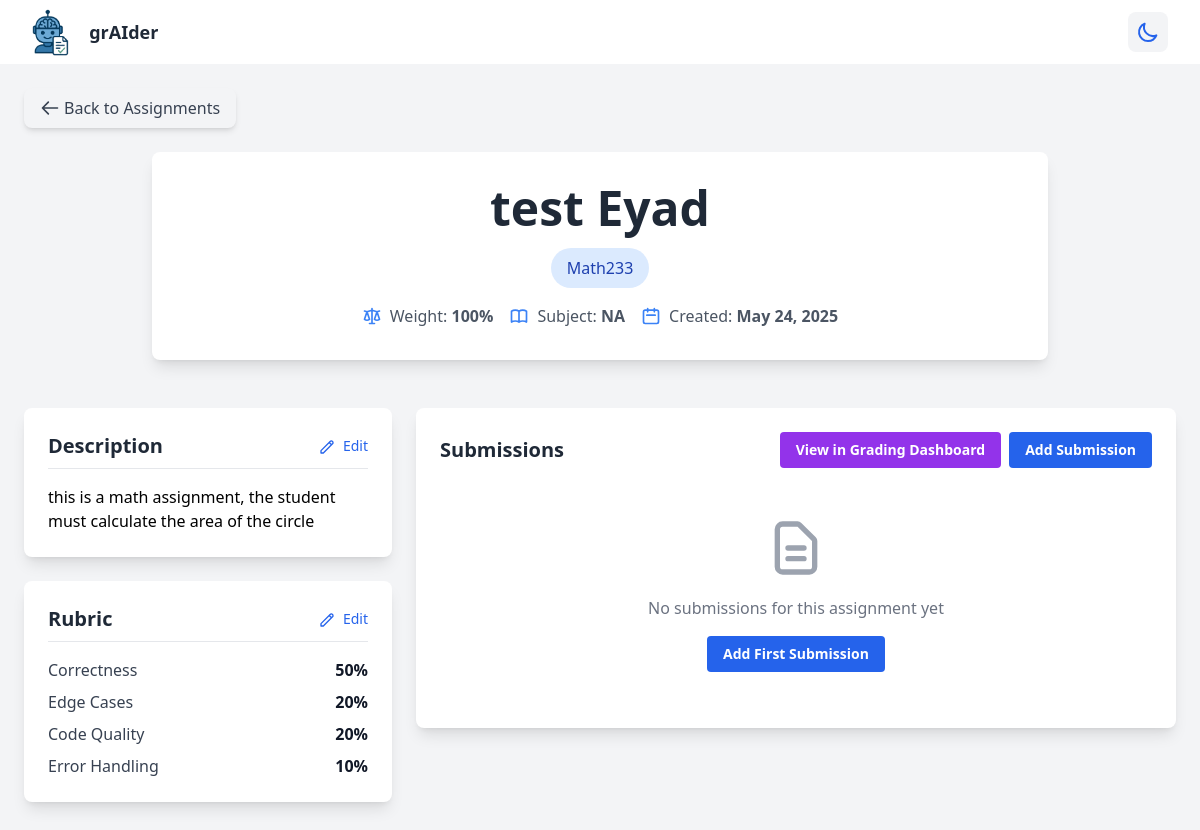
The app's page /assignment/4 with its own data.
### app.py (models this page shows, shortened)
class Assignment(db.Model):
    id = db.Column(db.Integer, primary_key=True)
    name = db.Column(db.String(100), nullable=False)
    description = db.Column(db.Text, nullable=False)
    course = db.Column(db.String(100))
    weight = db.Column(db.Integer, default=100)
    subject = db.Column(db.String(100))
    rubric = db.Column(db.JSON)
    created_at = db.Column(db.DateTime, default=datetime.datetime.utcnow)
    submissions = db.relationship('Submission', backref='assignment', lazy=True)

### app.py (the view)
@app.route("/assignment/<int:assignment_id>")
def view_assignment(assignment_id):
    assignment = Assignment.query.get_or_404(assignment_id)
    submissions = Submission.query.filter_by(assignment_id=assignment_id).all()
    return render_template("assignment_detail.html", assignment=assignment, submissions=submissions)

### templates/assignment_detail.html (shortened to what this page needs)
{% extends "base.html" %}
{% block content %}
<div class="p-6 bg-gray-100 dark:bg-gray-900 min-h-screen">
  <div class="mb-6">
    <a href="{{ url_for('home') }}" class="inline-flex items-center bg-gray-100 hover:bg-gray-200 dark:bg-gray-700 dark:hover:bg-gray-600 text-gray-700 dark:text-gray-200 font-medium py-2 px-4 rounded-lg transition shadow-md">
      <svg class="w-5 h-5 mr-1" fill="none" stroke="currentColor" viewBox="0 0 24 24" xmlns="http://www.w3.org/2000/svg">
        <path stroke-linecap="round" stroke-linejoin="round" stroke-width="2" d="M10 19l-7-7m0 0l7-7m-7 7h18"></path>
      </svg>
      Back to Assignments
    </a>
  </div>
  <div class="mb-12 text-center bg-white dark:bg-gray-800 rounded-lg shadow-lg p-8 max-w-4xl mx-auto">
    <div class="flex flex-col items-center mb-4">
      <h1 class="text-4xl md:text-5xl font-bold text-gray-800 dark:text-white mb-4">{{ assignment.name }}</h1>
      {% if assignment.course %}
        <span class="bg-blue-100 dark:bg-blue-900 text-blue-800 dark:text-blue-200 px-4 py-2 rounded-full text-md font-medium">
          {{ assignment.course }}
        </span>
      {% endif %}
    </div>
    <div class="text-md text-gray-600 dark:text-gray-300 flex justify-center items-center space-x-4 mt-4">
      <div class="flex items-center">
        <span>Weight: <strong>{{ assignment.weight }}%</strong></span>
      </div>
      <div class="flex items-center">
        <span>Subject: <strong>{{ assignment.subject }}</strong></span>
      </div>
      <div class="flex items-center">
        <svg class="w-5 h-5 mr-2 text-blue-500" fill="none" stroke="currentColor" viewBox="0 0 24 24" xmlns="http://www.w3.org/2000/svg">
          <path stroke-linecap="round" stroke-linejoin="round" stroke-width="2" d="M8 7V3m8 4V3m-9 8h10M5 21h14a2 2 0 002-2V7a2 2 0 00-2-2H5a2 2 0 00-2 2v12a2 2 0 002 2z"></path>
        </svg>
        <span>Created: <strong>{{ assignment.created_at.strftime('%B %d, %Y') }}</strong></span>
      </div>
    </div>
  </div>
  <div class="grid grid-cols-1 lg:grid-cols-3 gap-6">
    <div class="lg:col-span-1">
      <div class="bg-white dark:bg-gray-800 rounded-lg shadow-lg p-6 mb-6">
        <div class="flex justify-between items-center mb-4 border-b pb-2">
          <h2 class="text-xl font-bold text-gray-800 dark:text-white">Description</h2>
          <button
            id="editDescriptionBtn"
            class="text-blue-600 hover:text-blue-700 dark:text-blue-400 dark:hover:text-blue-300 text-sm font-medium"
          >
            <svg class="w-4 h-4 inline-block mr-1" fill="none" stroke="currentColor" viewBox="0 0 24 24" xmlns="http://www.w3.org/2000/svg">
              <path stroke-linecap="round" stroke-linejoin="round" stroke-width="2" d="M15.232 5.232l3.536 3.536m-2.036-5.036a2.5 2.5 0 113.536 3.536L6.5 21.036H3v-3.572L16.732 3.732z"></path>
            </svg>
            Edit
          </button>
        </div>
        <div id="descriptionDisplay" class="prose dark:prose-invert max-w-none">
          {{ assignment.description|safe }}
        </div>
      </div>
      <div class="bg-white dark:bg-gray-800 rounded-lg shadow-lg p-6">
        <div class="flex justify-between items-center mb-4 border-b pb-2">
          <h2 class="text-xl font-bold text-gray-800 dark:text-white">Rubric</h2>
          <button
            id="editRubricBtn"
            class="text-blue-600 hover:text-blue-700 dark:text-blue-400 dark:hover:text-blue-300 text-sm font-medium"
            type="button"
          >
            <svg class="w-4 h-4 inline-block mr-1" fill="none" stroke="currentColor" viewBox="0 0 24 24" xmlns="http://www.w3.org/2000/svg">
              <path stroke-linecap="round" stroke-linejoin="round" stroke-width="2" d="M15.232 5.232l3.536 3.536m-2.036-5.036a2.5 2.5 0 113.536 3.536L6.5 21.036H3v-3.572L16.732 3.732z"></path>
            </svg>
            Edit
          </button>
        </div>
        <div id="rubricDisplay" class="{% if not assignment.rubric %}hidden{% endif %}">
          <ul class="space-y-2">
            {% for criterion, points in assignment.rubric.items() %}
              <li class="flex justify-between">
                <span class="text-gray-700 dark:text-gray-300">{{ criterion }}</span>
                <span class="font-semibold text-gray-900 dark:text-white">{{ points }}%</span>
              </li>
            {% endfor %}
          </ul>
        </div>
      </div>
    </div>
    <div class="lg:col-span-2">
      <div class="bg-white dark:bg-gray-800 rounded-lg shadow-lg p-6">
        <div class="flex justify-between items-center mb-4">
          <h2 class="text-xl font-bold text-gray-800 dark:text-white">Submissions</h2>
          <div class="flex space-x-2">
            <a href="{{ url_for('grading_dashboard') }}?assignment_id={{ assignment.id }}"
               class="bg-purple-600 hover:bg-purple-700 text-white text-sm font-semibold py-2 px-4 rounded transition">
              View in Grading Dashboard
            </a>
            <button
              class="bg-blue-600 hover:bg-blue-700 text-white text-sm font-semibold py-2 px-4 rounded transition"
              id="addSubmissionBtn">
              Add Submission
            </button>
          </div>
        </div>
        {% if submissions %}
          <div class="overflow-x-auto">
            <table class="min-w-full divide-y divide-gray-200 dark:divide-gray-700">
              <thead class="bg-gray-50 dark:bg-gray-700">
                <tr>
                  <th class="px-6 py-3 text-left text-xs font-medium text-gray-500 dark:text-gray-300 uppercase tracking-wider">Student</th>
                  <th class="px-6 py-3 text-left text-xs font-medium text-gray-500 dark:text-gray-300 uppercase tracking-wider">Date</th>
                  <th class="px-6 py-3 text-left text-xs font-medium text-gray-500 dark:text-gray-300 uppercase tracking-wider">Score</th>
                  <th class="px-6 py-3 text-left text-xs font-medium text-gray-500 dark:text-gray-300 uppercase tracking-wider">Actions</th>
                </tr>
              </thead>
              <tbody class="bg-white dark:bg-gray-800 divide-y divide-gray-200 dark:divide-gray-700">
                {% for submission in submissions %}
                  <tr class="hover:bg-gray-50 dark:hover:bg-gray-700">
                    <td class="px-6 py-4 whitespace-nowrap text-sm font-medium text-gray-900 dark:text-white">
                      {{ submission.student_name }}
                    </td>
                    <td class="px-6 py-4 whitespace-nowrap text-sm text-gray-500 dark:text-gray-300">
                      {{ submission.submitted_at.strftime('%Y-%m-%d %H:%M') }}
                    </td>
                    <td class="px-6 py-4 whitespace-nowrap text-sm text-gray-500 dark:text-gray-300">
                      {% if submission.grading_breakdown %}
                        {% set total_score = submission.grading_breakdown.get('scores', {}).get('total', submission.grading_breakdown.get('total', 0)) %}
                        <span class="px-2 py-1 text-xs font-semibold rounded-full
                          {% if total_score >= 70 %}
                            bg-green-100 dark:bg-green-800 text-green-800 dark:text-green-100
                          {% elif total_score >= 50 %}
                            bg-yellow-100 dark:bg-yellow-800 text-yellow-800 dark:text-yellow-100
                          {% else %}
                            bg-red-100 dark:bg-red-800 text-red-800 dark:text-red-100
                          {% endif %}
                        ">
                          {{ total_score }}%
                        </span>
                      {% else %}
                        <span class="px-2 py-1 text-xs font-semibold rounded-full bg-gray-100 dark:bg-gray-600 text-gray-800 dark:text-gray-100">
                          Not graded
                        </span>
                      {% endif %}
                    </td>
                    <td class="px-6 py-4 whitespace-nowrap text-sm text-gray-500 dark:text-gray-300">
                      <div class="flex space-x-3">
                        <button
                          class="text-blue-600 hover:text-blue-900 dark:text-blue-400 dark:hover:text-blue-300"
                          onclick="viewSubmission('{{ submission.id }}')">
                          View
                        </button>
                        <button
                          class="text-red-600 hover:text-red-900 dark:text-red-400 dark:hover:text-red-300"
                          onclick="deleteSubmission('{{ submission.id }}')">
                          Delete
                        </button>
                      </div>
                    </td>
                  </tr>
                {% endfor %}
              </tbody>
            </table>
          </div>
        {% else %}
          <div class="text-center py-8">
            <p class="text-gray-500 dark:text-gray-400 mb-4">No submissions for this assignment yet</p>
            <button
              class="bg-blue-600 hover:bg-blue-700 text-white text-sm font-semibold py-2 px-4 rounded transition"
              id="emptyAddSubmissionBtn">
              Add First Submission
            </button>
          </div>
        {% endif %}
      </div>
    </div>
  </div>
</div>
{% endblock %}

### records on screen
Assignment: name "test Eyad", course "Math233", weight "100", subject "NA", created_at "May 24, 2025", description "this is a math assignment, the student must calculate the area of the circle"

### other values on screen
{{ criterion }} "Correctness" "Edge Cases" "Code Quality" "Error Handling"
{{ points }} "50" "20" "20" "10"
